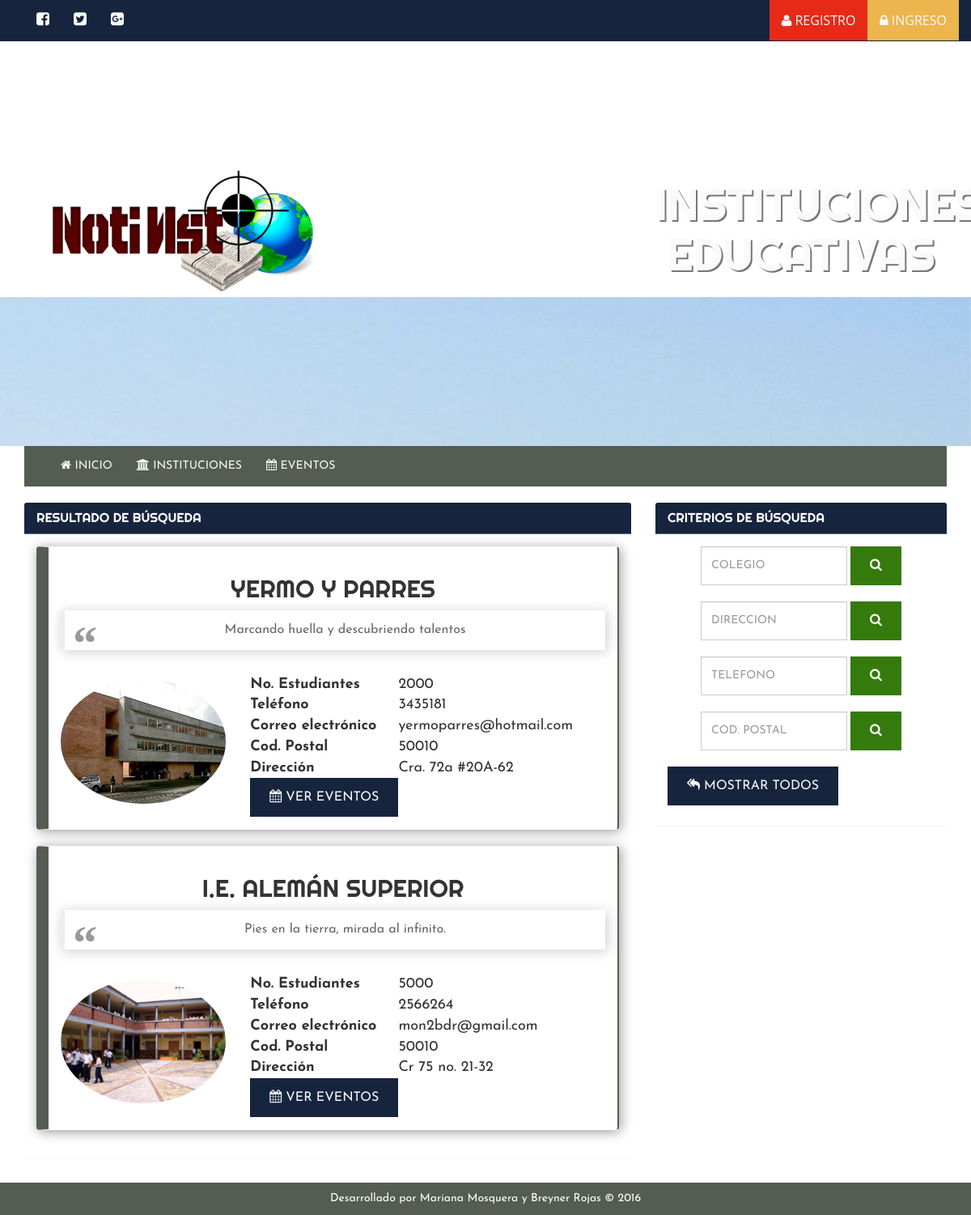
Page /instituciones on the committed database.
### tables this page shows
CREATE TABLE IF NOT EXISTS `colegios` (
  `idcolegio` int(90) NOT NULL AUTO_INCREMENT,
  `nombre` varchar(80) NOT NULL,
  `lema` varchar(80) NOT NULL,
  `logo` varchar(50) NOT NULL,
  `estudiantes` int(5) NOT NULL,
  `usuario` varchar(30) NOT NULL,
  `clave` text NOT NULL,
  `pregunta_secreta` varchar(50) NOT NULL,
  `respuesta_secreta` varchar(50) NOT NULL,
  `telefono` int(15) NOT NULL,
  `correo` varchar(40) NOT NULL,
  `codigo_postal` varchar(10) NOT NULL,
  `direccion` varchar(30) NOT NULL,
  PRIMARY KEY (`idcolegio`),
  KEY `usuario` (`usuario`),
  KEY `usuario_2` (`usuario`),
  KEY `usuario_3` (`usuario`)
);

### instituciones.php (the view, shortened to what this page needs)
<!DOCTYPE html>
<html lang="en">
<head>
	<link href="css/bootstrap.min.css" rel="stylesheet">
	<link rel="stylesheet" href="assets/css3animated/css/animations.css" type="text/css">
	<link rel="stylesheet" href="assets/font-awesome/css/font-awesome.min.css">
	<link rel="stylesheet" href="css/style.css">
</head>
<body>
<nav class="navbar navbar-default navbar-static-top sistema">
 	<div class="container">
      <div class="animatedParent" data-sequence="400">
        <div id="navbar" class="navbar-collapse collapse">
          <ul class="nav navbar-nav hidden-xs">
            <li class="animated rotateInUpRight slow" data-id="1"><a href="#"><i class="fa fa-facebook-square fa-lg" aria-hidden="true"></i></a></li>
            <li class="animated rotateInUpRight slow" data-id="1"><a href="#"><i class="fa fa-twitter-square fa-lg" aria-hidden="true"></i></a></li>
            <li class="animated rotateInUpRight slow" data-id="1"><a href="#"><i class="fa fa-google-plus-square fa-lg" aria-hidden="true"></i></a></li>
          </ul>
          <ul class="nav navbar-nav navbar-right">
            <?php include('script/funciones.php'); funcion('sistema'); ?>
          </ul>
        </div>
        </div>
      </div>
</nav>
<header class="instituciones-header">
	<div class="container">
	 <div class="animatedParent" data-sequence="500">
	 <div class="row">
	 	<div class="col-lg-4 animated growIn slower" data-id="1">
	 		<img src="images/logo.png" alt="Notinst Logo" class="img-responsive margin-top-sm" data-id="1">
	 	</div>
	 	<div class="col-lg-4 col-lg-offset-4 animated rollIn slower hidden-xs hidden-sm" data-id="2">
    <h1>INSTITUCIONES EDUCATIVAS</h1>
	 	</div>
	 </div>
	 </div>
	</div>
</header>
<section class="container cuerpo">
    <?php funcion('menu'); ?>
    <section>
    <div class="row">
    	<div class="col-lg-8">
 <div class="panel panel-primary no-borders">
  <div class="panel-heading panel-p">
    <h3 class="panel-title panel-p">RESULTADO DE BÚSQUEDA</h3>
  </div>
  <div class="panel-body">
    <?php
    include('script/conexion.php');
    $consulta = $mysqli->query("SELECT * FROM colegios");
  while($rows = $consulta->fetch_assoc()) {
    echo '<div class="panel panel-instituciones">
           <div class="panel-body">'
            ;
    echo '<h2 class="text-center">' . strtoupper($rows["nombre"]) . '</h2>' .
    '<blockquote class="text-center">' . $rows["lema"] . '</blockquote>';
    echo '<div class="row lg-col">';
    echo '<div class="col-xs-12 col-sm-3 col-lg-4">';
          if($rows["logo"] == "")
          {
          	echo '<img class="img-responsive img-circle logo-colegio" src="images/default.png">';
          }
          else
          {
          	echo '<img class="img-responsive img-circle logo-colegio" src="images/colegios/' . $rows["logo"] . '">';
          }
    echo '</div>';
    echo '<div class="col-xs-12 col-sm-9 col-lg-8"><table width="80%">';
          echo
              '<tr><p>' . '<td><strong>No. Estudiantes</strong></td><td> ' . $rows["estudiantes"] . '</td></p></tr>' .
              '<tr><p>' . '<td><strong>Teléfono</strong></td><td> ' . $rows["telefono"] . '</td></p></tr>' .
              '<tr><p>' . '<td><strong>Correo electrónico</strong></td><td> ' . $rows["correo"] . '</td></p></tr>' .
              '<tr><p>' . '<td><strong>Cod. Postal</strong></td><td> ' . $rows["codigo_postal"] . '</td></p></tr>' .
              '<tr><p>' . '<td><strong>Dirección</strong></td><td> ' . $rows["direccion"] . '</td></p></tr>' .
              '<tr><p><td><a href="eventos.php?institucion=' . $rows["idcolegio"] .'"><button class="btn btn-info"><i class="fa fa-calendar"></i> VER EVENTOS</button></a></td></p></tr>'
         ;
    echo '</table>
    </div>';
           echo '
             </div>
            </div>
          </div>';
      }
           ?>
  </div>
</div>
    	</div>
    	<div class="col-lg-4">
 <div class="panel panel-primary no-borders">
  <div class="panel-heading panel-p">
    <h3 class="panel-title panel-p">CRITERIOS DE BÚSQUEDA</h3>
  </div>
  <div class="panel-body">
    <form action="instituciones.php" method="post" class="form-inline margin-bottom-sm">
    <div class="text-center">
	 	 	<div class="form-group">
	 	 		<input type="text" class="form-control" id="colegio" name="colegio" placeholder="COLEGIO">
	 	 		<button for="colegio" class="btn btn-search" type="submit" name="btn-buscar"><i class="fa fa-search" aria-hidden="true"></i></button>
	 	 	</div>
	 	 	<br><br>
	 	 	<div class="form-group">
	 	 		<input type="text" class="form-control" id="direccion" name="direccion" placeholder="DIRECCIÓN">
	 	 		<button for="direccion" class="btn btn-search" type="submit" name="btn-buscar-direccion"><i class="fa fa-search" aria-hidden="true"></i></button>
	 	 	</div>
	 	 	<br><br>
	 	 	<div class="form-group">
	 	 		<input type="number" class="form-control" id="telefono" name="telefono" placeholder="TELÉFONO">
	 	 		<button for="telefono" class="btn btn-search" type="submit" name="btn-buscar-telefono"><i class="fa fa-search" aria-hidden="true"></i></button>
	 	 	</div>
	 	 	<br><br>
	 	 	<div class="form-group">
	 	 		<input type="number" class="form-control" id="codpostal" name="codpostal" placeholder="COD. POSTAL">
	 	 		<button for="codpostal" class="btn btn-search" type="submit" name="btn-buscar-postal"><i class="fa fa-search" aria-hidden="true"></i></button>
	 	 	</div>
      </div>
	 	 	<br>
	 	 	<button class="btn btn-info" type="submit" name="none"><i class="fa fa-reply-all" aria-hidden="true"></i> MOSTRAR TODOS</button>
	 	 </form>
  </div>
</div>
    	</div>
    </div>
    </section>
</section>
<footer class="pie-pagina">
	Desarrollado por Mariana Mosquera y Breyner Rojas &copy; 2016
</footer>
</body>
</html>

### script/funciones.php (shortened to what this page needs)
<?php
function funcion($funcion)
{
 switch($funcion)
 {
  case 'sistema':
if(isset($_SESSION['logueado']))
{
  if($_SESSION['logueado'] == true)
    {
      include('script/conexion.php');
      $usuario = $_SESSION['usuario'];
    $contraseña = $_SESSION['clave'];
    $sesion = $mysqli->query("SELECT * FROM colegios WHERE usuario = '$usuario' AND clave = '$contraseña'");
    if($row = $sesion->fetch_assoc())
    {
      $nombre_colegio = $row["nombre"];
    }
    else
    {
      session_destroy();
    }
     echo '<li class="buttons-inline animated fadeInLeft slower" data-id="2"><a class="btn btn-salir" href="sistema.php"><i class="fa fa-graduation-cap" aria-hidden="true"></i> ' . strtoupper($nombre_colegio) . '</a></li>';
    }
    else
    {
      session_destroy();
    }
}
else
{
  echo '
  <li class="buttons-inline animated fadeInLeft slower" data-id="2"><a class="btn btn-registro" href="registro.php"><i class="fa fa-user" aria-hidden="true"></i> REGISTRO</a></li>
    <li class="buttons-inline animated fadeInLeft slower" data-id="2"><a class="btn btn-login" href="ingreso.php"><i class="fa fa-lock" aria-hidden="true"></i> INGRESO</a></li>';
}
 break;
 	case 'menu':
 		echo '
 		<nav class="navbar navbar-default menu">
  <div class="container-fluid animatedParent" data-sequence="500">
    <div class="navbar-header">
      <button type="button" class="navbar-toggle collapsed" data-toggle="collapse" data-target="#bs-example-navbar-collapse-1" aria-expanded="false">
        <span class="sr-only">Menú oculto</span>
        <span class="icon-bar"></span>
        <span class="icon-bar"></span>
        <span class="icon-bar"></span>
      </button>
    </div>
    <div class="collapse navbar-collapse" id="bs-example-navbar-collapse-1">
      <ul class="nav navbar-nav">
        <li><a href="index"><i class="fa fa-home" aria-hidden="true"></i> INICIO</a></li>
        <li><a href="instituciones"><i class="fa fa-university" aria-hidden="true"></i> INSTITUCIONES</a></li>
        <li><a href="eventos"><i class="fa fa-calendar" aria-hidden="true"></i> EVENTOS</a></li>
      </ul>
    </div>
  </div>
   </nav>';
     break;
 }
}
?>

### css/style.css (style rules this page uses)
body { margin: 0; padding: 0; }
h1, h2, h3, h4, h5, h6 { font-family: 'Righteous', cursive; }
p, input, button, li, blockquote, td { font-family: 'Josefin Sans', sans-serif !important; }
p, td { font-size: 18px; }
.panel-p { background-color: #16243e !important; }
.no-borders { border-style: hidden; border-color: none; }
.menu { background-color: #555C51; border-style: hidden; border-radius: 0 !important; }
.menu a { color: #FAFAFA !important; }
.menu li { -webkit-transition: all 0.4s ease-in-out; -moz-transition: all 0.4s ease-in-out; -o-transition: all 0.4s ease-in-out; }
.instituciones-header { height: 500px; width: 100%; background-image: url('../images/slider/home-4.jpg'); background-size: 1600px auto; background-repeat: no-repeat; background-position: center bottom; background-attachment: fixed; }
.instituciones-header .container { position: relative; text-align: center; top: 30%; }
.instituciones-header h1 { font-size: 4em; color: #FAFAFA; text-shadow: #777 2px 2px; }
.margin-bottom-sm { margin-bottom: 10px; }
.margin-top-sm { margin-top: 10px; }
.sistema { background-color: #16243e; border-color: #16243e !important; margin-bottom: 0; }
.sistema i { color: #FAFAFA !important; }
footer { margin-top: 10px; font-family: 'Josefin Sans', sans-serif !important; width: 100%; text-align: center; background-color: #555C51; color: white; padding: 10px; }
.buttons-inline { display:inline-block; }
.btn { display: inline-block; padding: 6px 12px; margin-bottom: 0; font-size: 14px; font-weight: normal; line-height: 1.42857143; text-align: center; white-space: nowrap; vertical-align: middle; cursor: pointer; -webkit-user-select: none; -moz-user-select: none; -ms-user-select: none; user-select: none; background-image: none; border: 1px solid transparent; border-radius: 4px; }
.btn { border-radius: 0; border: none; font-size: 16px; font-weight: normal; padding: 12px 24px; line-height: 24px; font-family: 'Open Sans', arial, sans-serif; -webkit-transition: all 0.4s ease-in-out; -moz-transition: all 0.4s ease-in-out; -o-transition: all 0.4s ease-in-out; text-decoration: none; }
.form-control { border-radius: 0; font-family: 'Open Sans', arial, sans-serif; -webkit-transition: all 0.4s ease-in-out; -moz-transition: all 0.4s ease-in-out; -o-transition: all 0.4s ease-in-out; height: 48px; width: 100%; }
.btn-registro { border-color: #e72a17 !important; color: #FAFAFA !important; background-color: #e72a17; }
.btn-login { border-color: #ecb54e !important; color: #FAFAFA !important; background-color: #ecb54e; }
.btn-search { border-color: #357A0D !important; color: #FAFAFA !important; background-color: #357A0D; }
.btn-info { border-color: #16243e !important; color: #FAFAFA !important; background-color: #16243e; }
.lg-col { display: flex; align-items: center; }
.logo-colegio { height: auto; }
.panel-instituciones { border-left: 15px solid #555C51; border-right: 2px solid #555C51; -moz-box-shadow: 2px 2px 15px #999; -webkit-box-shadow: 2px 2px 15px #999; box-shadow: 2px 2px 15px #999; }
blockquote { display:block; background: #fff; padding: 15px 20px 15px 45px; margin: 0 0 20px; position: relative; font-family: Georgia, serif; font-size: 16px; line-height: 1.2; color: #666; text-align: justify; -moz-box-shadow: 2px 2px 15px #ccc; -webkit-box-shadow: 2px 2px 15px #ccc; box-shadow: 2px 2px 15px #ccc; }
blockquote::before { content: "\201C"; font-family: Georgia, serif; font-size: 60px; font-weight: bold; color: #999; position: absolute; left: 10px; top:5px; }
blockquote::after { content: ""; }

### rows in the picture
colegios: nombre "YERMO Y PARRES", lema "Marcando huella y descubriendo talentos", logo (picture), estudiantes "2000", telefono "3435181", correo "yermoparres@hotmail.com", codigo_postal "50010", direccion "Cra. 72a #20A-62"
colegios: nombre "I.E. ALEMÁN SUPERIOR", lema "Pies en la tierra, mirada al infinito.", logo (picture), estudiantes "5000", telefono "2566264", correo "mon2bdr@gmail.com", codigo_postal "50010", direccion "Cr 75 no. 21-32"
